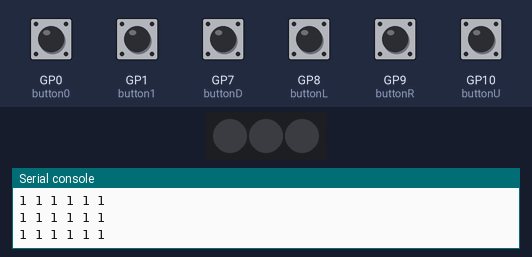
Bench run of a program on a simulated Raspberry Pi Pico running MicroPython. On the bench: 3 RGB LEDs in strip order, left to right, the last lines printed to the serial console. Inputs (shaded band) come from the test bench; at power-on: GP0 (button0), GP1 (button1), GP7 (buttonD), GP8 (buttonL), GP9 (buttonR), GP10 (buttonU) HIGH. Library files of the repository ran but are not shown: ssd1306.py.

Above: at 1.2 s.
1.3 s: GP0 (button0) pulled LOW for 0.15 s
At 1.37 s:
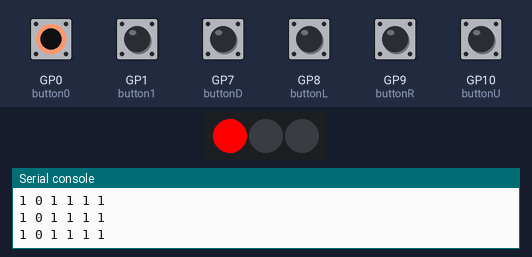
2.9 s: GP1 (button1) pulled LOW for 0.15 s
At 2.97 s:
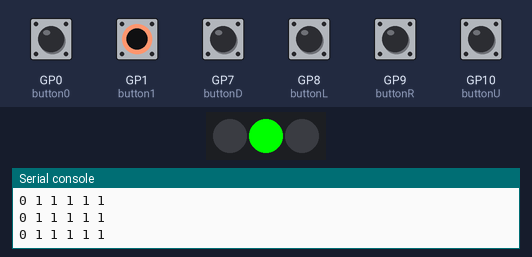
4.5 s: GP7 (buttonD) pulled LOW for 0.15 s
At 4.57 s:
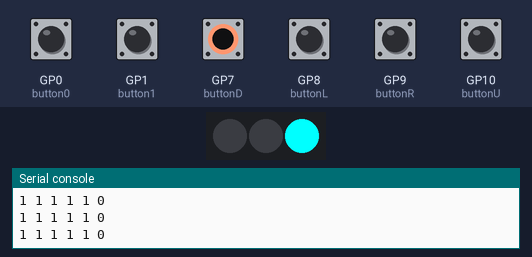
6.1 s: GP8 (buttonL) pulled LOW for 0.15 s
At 6.17 s:
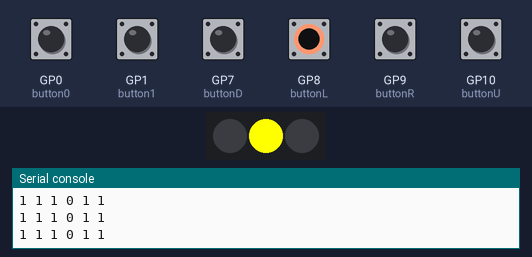
7.7 s: GP9 (buttonR) pulled LOW for 0.15 s
At 7.77 s:
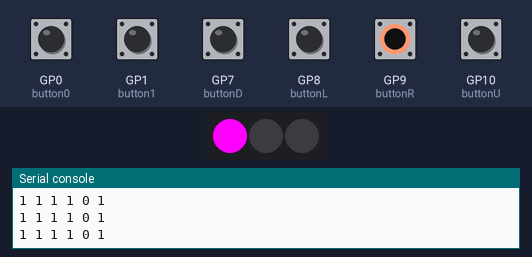
9.3 s: GP10 (buttonU) pulled LOW for 0.15 s
At 9.37 s:
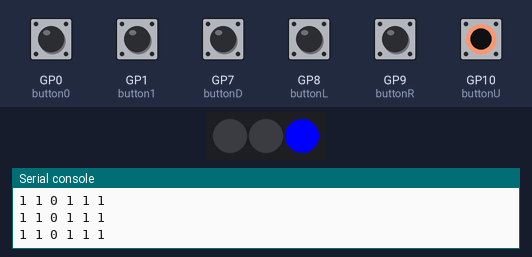
Timing chart, 0 to 11.9 s (numbered marks = the images above; inputs shaded):
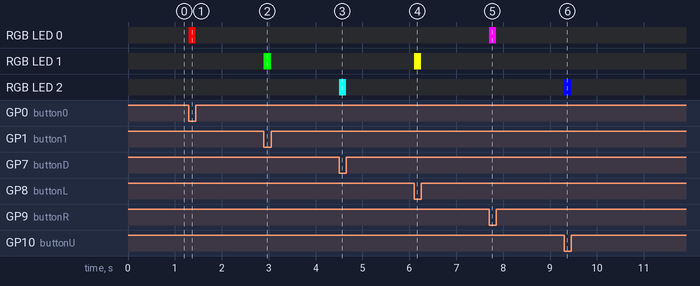

The program:

main.py
```python
# script for testing badges at the soldering party
# also put ssd1306.py on the badge to be tested
from machine import Pin
from machine import I2C
from neopixel import NeoPixel
from ssd1306 import SSD1306_I2C
print('Howdy world!')
button1 = Pin(1,Pin.IN,Pin.PULL_UP)
button0 = Pin(0,Pin.IN,Pin.PULL_UP)
buttonU = Pin(10,Pin.IN,Pin.PULL_UP)
buttonL = Pin(8,Pin.IN,Pin.PULL_UP)
buttonR = Pin(9,Pin.IN,Pin.PULL_UP)
buttonD = Pin(7,Pin.IN,Pin.PULL_UP)
np_pin = Pin(6)
np = NeoPixel(np_pin,3)
np[0] = np[1] = np[2] = (127,127,127)
np.write()

# i2c = I2C(0,sda=Pin(4), scl=Pin(5),freq=400_000)
# display = SSD1306_I2C(128,64,i2c)
# # cute test of the SSD1306 display
# display.fill(1)
# display.text('BSidesIF Blue', 4, 8, 0)
# display.text('Screen of Death', 4, 20, 0)
# display.rect(70,45,3,3,0,True)
# display.rect(70,51,3,3,0,True)
# display.ellipse(64,48,3,7,0,False,9)
# display.show()

# test the buttonswitches and LEDs, but not forever
while True:
    print(button1.value(), button0.value(), buttonU.value(), buttonL.value(), buttonR.value(), buttonD.value())
    if (button1.value() == 0):   # left button under screen
        np[1] = (0,255,0)        # paint left LED green
    elif (buttonL.value() == 0): # "DPAD" left
        np[1] = (255,255,0)      # paint left led yellow
    else:
        np[1] = (0,0,0)

    if (button0.value() == 0):   # right button under screen
        np[0] = (255,0,0)        # paint middle LED red
    elif (buttonR.value() == 0): # "DPAD" right
        np[0] = (255,0,255)      # paint middle LED magenta
    else:
        np[0] = (0,0,0)

    if (buttonU.value() == 0):   # "DPAD" up
        np[2] = (0,0,255)        # paint right LED blue
    elif (buttonD.value() == 0): # "DPAD" down
        np[2] = (0,255,255)      # paint right LED cyan
    else:
        np[2] = (0,0,0)
    np.write()
```

Measured:
- after the input at 1.3 s, RGB LED 0: off → RGB(255, 0, 0) at once, → off 0.15 s later
- after the input at 2.9 s, RGB LED 1: off → RGB(0, 255, 0) at once, → off 0.15 s later
- after the input at 4.5 s, RGB LED 2: off → RGB(0, 255, 255) at once, → off 0.15 s later
- after the input at 6.1 s, RGB LED 1: off → RGB(255, 255, 0) at once, → off 0.15 s later
- after the input at 7.7 s, RGB LED 0: off → RGB(255, 0, 255) at once, → off 0.15 s later
- after the input at 9.3 s, RGB LED 2: off → RGB(0, 0, 255) at once, → off 0.15 s later
